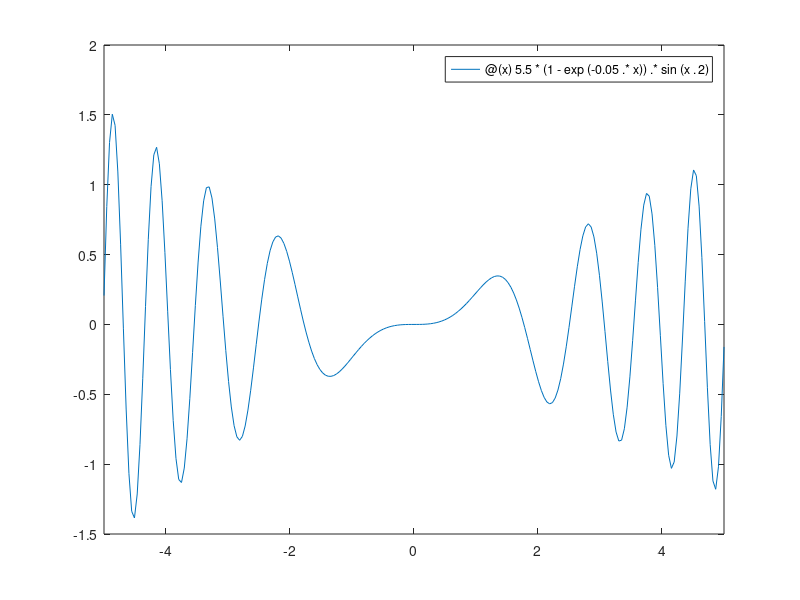

Source code (MATLAB): (Note: this script raises an error after producing the figure.)
clc
clear all
close all

fun = @(x) 5.5*(1-exp(-0.05.*x)).*sin(x.^2);
figure
fplot(fun)
it = 1;
tol = 1.e-8;
xs = zeros(6, 1);
inter = zeros(6, 1);
for i=0:5
    xs(it) = 1/2 + 2*i;
    [I, N] = simptoll(fun, 0, xs(it), tol);
    inter(it) = N;
    ys(it) = I * ( 2/pi );
    ye(it) = ( 2/pi ) * integral(fun, 0, xs(it));
    it = it + 1;
end

xx = linspace(min(xs), max(xs), 200);
[yy] = interpL(xs', ys, xx);
figure
plot(xs, ys, 'ro', xx, yy, 'b-');

table(xs, ys', inter)




